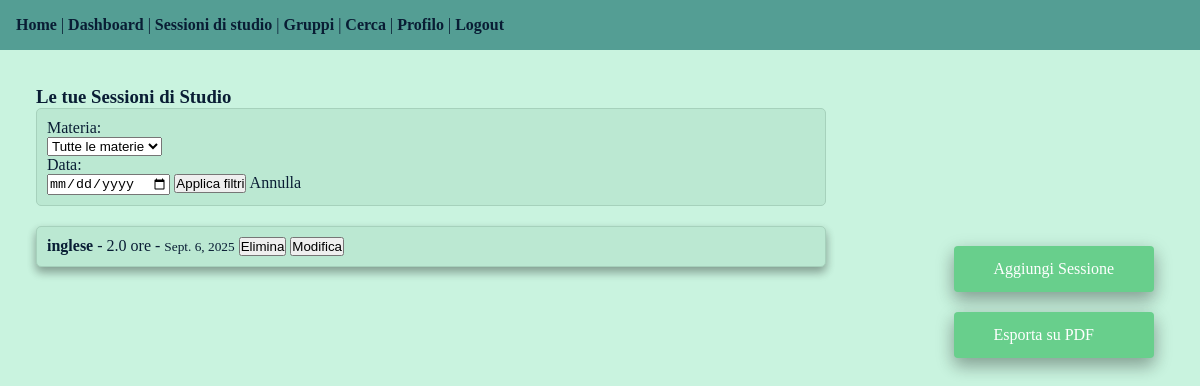
The app's page /study/sessions/ (signed in), older data.
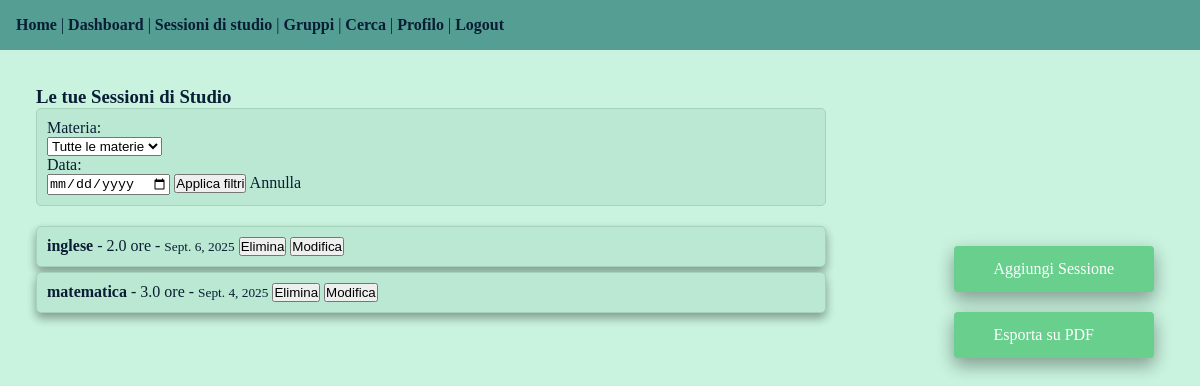
The same page, newer data.
### study/models.py (models this page shows, shortened)
class StudySession(models.Model):
    user = models.ForeignKey(User, on_delete=models.CASCADE, related_name="study_sessions")
    subject = models.ForeignKey(Subject, on_delete=models.CASCADE,)
    duration = models.DecimalField(max_digits=4, decimal_places=1)
    date = models.DateField()
    notes = models.TextField(max_length=100)
    class Meta:
        ordering= ['-date']

class Subject(models.Model):
    name = models.CharField(max_length=50, unique=True)
    created_at=models.DateTimeField(auto_now_add=True)
    created_by = models.ForeignKey(User, on_delete=models.SET_NULL, null=True, blank=True)
    class Meta:
        ordering = ['name']
    def __str__(self):
        return f"{self.name}"

### study/views.py (the view)
# urls.py: path('sessions/', views.study_session_list, name='session_list'),
@login_required
def study_session_list(request):
    user_sessions = filter_sessions(request.user, request.GET)
    context = {
        'sessions' : user_sessions,
        'subjects' : Subject.objects.filter(created_by=request.user)
    }
    return render(request, 'study/session_list.html', context)

### study/views.py (called while the page is built)
def filter_sessions(user, req):
    user_sessions = StudySession.objects.filter(user=user)
    if req.get('subjects'):
        user_sessions=user_sessions.filter(subject_id=req['subjects'])
    if req.get('date'):
        user_sessions=user_sessions.filter(date=req['date'])
    return user_sessions

### study/templates/study/session_list.html (shortened to what this page needs)
{% extends 'dashboard.html' %}
{% block content %}
<div class="dashboard-main">
    <div class="session-list">
        <h3>Le tue Sessioni di Studio</h3>
        <div class="form-filters">
            <form method="GET" action="{% url 'study:session_list'%}" class="filtri">
                <p> Materia: </p>
                <select name="subjects">
                    <option value=""> Tutte le materie</option>
                </select>
                <p>Data: </p>
                <input type="date" name="date" value="{{request.GET.data}}">
                <button type="submit"> Applica filtri</button>
                <a href="{% url 'study:session_list' %}">Annulla</a>
            </form>
        </div>
            {% if sessions %}
                <div class="list-session-group">
                    {% for session in sessions %}
                        <div class="session">
                            <strong>{{ session.subject }}</strong> -
                            {{ session.duration }} ore -
                            <small >{{ session.date }}</small>
                            <form method="post" action="{% url 'study:delete_session' session.pk %}" style="display:inline;">
                            <button type="submit">Elimina</button>
                            </form>
                            <form method="post" action="{% url 'study:edit_session' session.pk %}" style="display:inline;">
                            <button type="submit">Modifica</button>
                            </form>
                        </div>
                    {% endfor %}
                </div>
            {% else %}
                <p>Non hai ancora registrato sessioni di studio. Inizia ora!</p>
            {% endif %}
    </div>
   <div class="session-list-buttons">
    <a href="{% url 'study:add_session' %}" class="main-buttons"> Aggiungi Sessione  </a>
    <a href="{% url 'study:export_list' %}?subjects={{request.GET.subjects}}&date={{request.GET.date}}" class="main-buttons"> Esporta su PDF </a>
   </div>
</div>
{% endblock %}

Row changes from the older to the newer data that the page shows:
added StudySession: subject "matematica", duration "3.0", date "Sept. 4, 2025"
